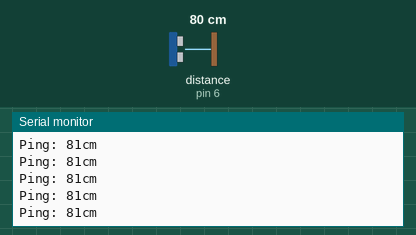
Bench run of a sketch on a simulated Arduino Uno, built with avr-gcc and run on an emulated ATmega328P. Shown: the last lines printed to the serial monitor. The test bench sets the inputs (shaded band); at power-on: distance to the obstacle (sensor on pin 6) 80 cm. The echo pulse lasts 58.3 µs per cm.

Above: at 1.2 s.
1.3 s: distance to the obstacle (sensor on pin 6) set to 2 cm
At 1.34 s:
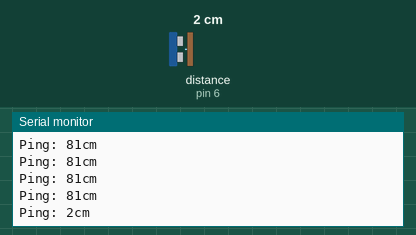
2.8 s: distance to the obstacle (sensor on pin 6) set to 4 cm
At 2.82 s:
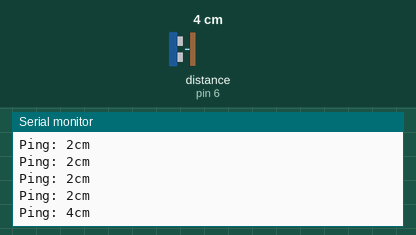
Timing chart, 0 to 5.8 s (numbered marks = the images above; inputs shaded):
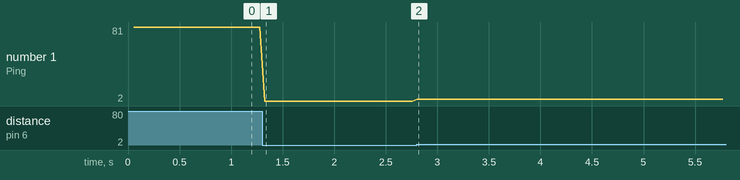

The sketch:

_3PinUltraTest.ino
```cpp
// ---------------------------------------------------------------------------
// NewPing library sketch that interfaces with all but the SRF06 sensor using
// only one Arduino pin. You can also interface with the SRF06 using one pin
// if you install a 0.1uf capacitor on the trigger and echo pins of the sensor
// then tie the trigger pin to the Arduino pin (doesn't work with Teensy).
// ---------------------------------------------------------------------------

#include <NewPing.h>

#define PING_PIN  6  // Arduino pin tied to both trigger and echo pins on the ultrasonic sensor.
#define MAX_DISTANCE 200 // Maximum distance we want to ping for (in centimeters). Maximum sensor distance is rated at 400-500cm.

NewPing sonar(PING_PIN, PING_PIN, MAX_DISTANCE); // NewPing setup of pin and maximum distance.

void setup() {
  Serial.begin(115200); // Open serial monitor at 115200 baud to see ping results.
}

void loop() {
  delay(50);                      // Wait 50ms between pings (about 20 pings/sec). 29ms should be the shortest delay between pings.
  unsigned int uS = sonar.ping(); // Send ping, get ping time in microseconds (uS).
  Serial.print("Ping: ");
  Serial.print(uS / US_ROUNDTRIP_CM); // Convert ping time to distance and print result (0 = outside set distance range, no ping echo)
  Serial.println("cm");
}
```

Measured:
- after the input at 1.3 s, the serial monitor: prints a new line at once (image 1)
- after the input at 2.8 s, the serial monitor: prints a new line at once (image 2)
- plotted number 1: 81 → 2 after the input at 1.3 s, 2 → 4 after the input at 2.8 s
